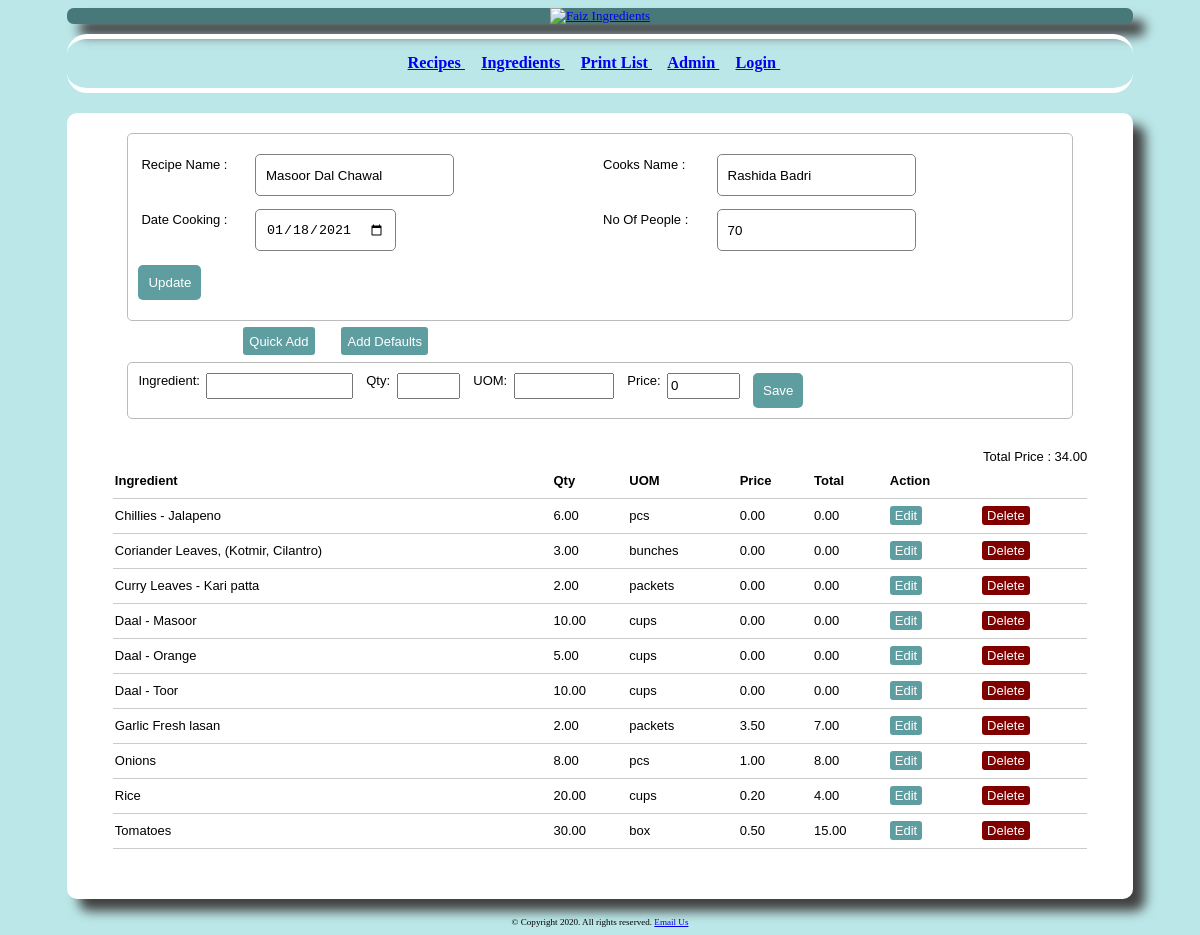
Screenshot of /recipe_master.php?edit=40 with the database file from the repository.
### tables this page shows
CREATE TABLE `recipe_master` (
  `recipe_id` int(11) NOT NULL,
  `recipe_name` varchar(100) NOT NULL,
  `cook_name` varchar(30) NOT NULL,
  `date_cooked` date NOT NULL,
  `no_of_people` int(11) NOT NULL,
  `food_type` varchar(30) NOT NULL,
  `is_public` varchar(1) NOT NULL,
  `comments` varchar(300) NOT NULL,
  `time_added` datetime NOT NULL DEFAULT CURRENT_TIMESTAMP,
  `time_updated` datetime NOT NULL DEFAULT CURRENT_TIMESTAMP,
  `cook_id` int(11) NOT NULL
);

CREATE TABLE `recipe_detail` (
  `recipe_id` int(11) NOT NULL,
  `ingredient_id` int(11) NOT NULL,
  `qty` decimal(11,2) NOT NULL,
  `uom` varchar(30) NOT NULL,
  `price` float(10,2) NOT NULL,
  `det_comment` varchar(300) NOT NULL,
  `time_added` datetime NOT NULL DEFAULT CURRENT_TIMESTAMP,
  `time_updated` datetime NOT NULL DEFAULT CURRENT_TIMESTAMP,
  `det_id` int(11) NOT NULL
);

CREATE TABLE `ingredient_master` (
  `ingredient_id` int(11) NOT NULL,
  `ingredient_name` varchar(100) NOT NULL,
  `store_id` varchar(30) NOT NULL,
  `default_uom` varchar(30) NOT NULL,
  `default_price` float(10,2) NOT NULL,
  `ing_comment` varchar(300) NOT NULL,
  `isBulk` tinyint(4) NOT NULL,
  `added_by` varchar(100) NOT NULL,
  `time_added` datetime NOT NULL DEFAULT CURRENT_TIMESTAMP,
  `cat_id` varchar(3) NOT NULL
);

### recipe.php (called while the page is built, shortened)
<?php
	$ingName = "";
	$qty = "";
	$uom = "";
	$det_edit_state = false;
 ?>

### recipe_master.php (the view, shortened to what this page needs)
<?php
	require ("header.php");
	include('./recipe.php');
	$detResults = "";
	$price=0;
	$totalprice=0;
	$recipeId =$_SESSION['recipeId'];
	if ( isset($_GET['edit']) ) {
		$recipeId = $_GET['edit'];
		$edit_state = true;
		$rec = mysqli_query($dbc, "SELECT recipe_name, no_of_people, recipe_id, cook_name, date_cooked, food_type, is_public, comments  from recipe_master where recipe_id =$recipeId");
		$record = mysqli_fetch_array($rec);
		$recipeName = $record['recipe_name'];
		$noOfPeople = $record['no_of_people'];
		$cookName   = $record['cook_name'];
		$dateCooked = $record['date_cooked'];
		$detResults = mysqli_query($dbc, "Select det_id, a.ingredient_id, ingredient_name, qty, uom, a.price, det_comment from recipe_detail a, ingredient_master b where a.ingredient_id = b.ingredient_id and  a.recipe_id = '$recipeId' order by ingredient_name ") or die ('Could not get Recipe details : ' . mysqli_connect_error());
		if(!empty($detResults)){
			$sumrec = mysqli_query($dbc, "SELECT sum( qty * a.price) totalprice from recipe_detail a, ingredient_master b  where  a.ingredient_id = b.ingredient_id and recipe_id = $recipeId ")  or die ('Could not get Ingredient details : ' . mysqli_connect_error()) ;
			$sumRecord = mysqli_fetch_array($sumrec);
			$totalprice = $sumRecord['totalprice'];
		}
	}
?>
<div>
	<form  method="POST" action="./recipe.php">
	<div class="input-group">
		<div class="col1">
			<label for recipeName > Recipe Name :</label>
			<input type="text" name="recipeName" value="<?php echo $recipeName; ?>">
		</div>
		<div class="col2">
			<label for cookName> Cooks Name :</label>
			<input type="text" name="cookName" value="<?php echo $cookName; ?>">
		</div>
		<div class="col1">
			<label for dateCooked>Date Cooking :</label>
			<input  type="date" name="dateCooked" value="<?php echo $dateCooked; ?>">
		</div>
		<div class="col2">
			<label for > No Of People :</label>
			<input  type="number" name="noOfPeople" value="<?php echo $noOfPeople; ?>">
		</div>
	</div>
	<div class="input-group">
		<?php if ($edit_state == false): ?>
			<button type="submit" name="save" class="btn">Save</button>
		<?php else: ?>
				<button type="submit" name="update" class="btn">Update</button>
		<?php endif ?>
	</div>
</form>
</div>
	<div class="buttonline">
			<ul>
				<li> <a  href="ing_list.php?addIng=<?php echo $recipeId; ?>">Quick Add </a> </li>
				<li> <a  href="ing_list.php?addIng=<?php echo $recipeId; ?>">Add Defaults </a></li>
			</ul>
	</div>
	<br>
	<div >
	<?php if (!empty($recipeId))  { ?>
		<form  class="editform" method="POST" action="./ingredients.php">
			<div >
				<label for ingName  >Ingredient:</label>
				<input type="text" style = "width:15%" name="ingName" value="<?php echo $ingName; ?>">
				<label for qty  >Qty:</label>
				<input  style = "width:6%"  type="number" name="qty"  step=".01" autofocus value="<?php echo $qty; ?>">
				<label for uom  >UOM:</label>
				<input style = "width:10%"  type="text" name="uom" value="<?php echo $uom; ?>">
				<label for price  >Price:</label>
				<input  style = "width:7%"  type="number" name="price"  step=".01"  value="<?php echo $price; ?>">
				<?php if ($det_edit_state == false): ?>
					<button type="submit" name="save" class="btn">Save</button>
				<?php else: ?>
						<button type="submit" name="update" class="btn">Update</button>
				<?php endif ?>
			</div>
		</form>
	</div>
		<table>
			<caption style="text-align: right;"> Total Price : <?php echo sprintf("%01.2f", $totalprice) ?></caption>
				<thead>
					<tr>
						<th>Ingredient</th>
						<th>Qty</th>
						<th>UOM</th>
						<th>Price</th>
						<th>Total</th>
						<th >Action</th>
						<th>  </th>
					</tr>
				</thead>
				<tbody>
					<?php if (!empty($detResults)) {
						$rowprice=0;       ?>
						<?php while ($row = mysqli_fetch_array($detResults)){
							$rowprice= $row['qty'] * $row['price'];
							$totalprice = $totalprice +  $rowprice; ?>
							<tr>
								<td><?php echo $row['ingredient_name']; ?> </td>
								<td><?php echo $row['qty']; ?></td>
								<td><?php echo $row['uom']; ?></td>
								<td><?php echo $row['price']; ?></td>
								<td><?php echo sprintf("%01.2f", $rowprice) ?></td>
								<td>
									<a class="edit_btn" href="recipe_master.php?ingEdit=<?php echo $row['ingredient_id']; ?> &edit=<?php echo $recipeId; ?>">Edit</a>
								</td>
								<td>
									<a class="del_btn" href="ingredients.php?del=<?php echo $row['det_id']; ?>">Delete</a>
								</td>
							</tr>
						<?php } ?>
					<?php } ?>
				</tbody>
		</table>
</div>
<?php  } ?>
<?php
	require ("footer.php");
?>

### style.css (style rules this page uses)
body { background-color: #bce7e8; }
table { width: 70%; margin: 30px auto; border-collapse: collapse; text-align: left; }
tr { border-bottom: 1px solid #cbcbcb; }
th, td { border: none; height: 30px; padding: 2px; }
form { width: 65%; margin-left: auto; margin-right: auto; text-align: left; padding: 10px; border: 1px solid #bbbbbb; border-radius: 5px; }
.buttonline { width: 80%; margin-left: auto; margin-right: auto; margin-top: 0; margin-bottom: 2em ; }
.buttonline li { float: left; margin-left: 1em; margin-right: 1em; height: 1em; }
.buttonline a { text-decoration: none; padding: 0.5em; background: #5F9EA0; color: white; border-radius: 3px; height: 5em; }
.col1 { clear: both; }
.col2 { float: right; }
ul { list-style-type: none; }
input, select { display: block; margin-bottom: 1em; }
label { display: block; }
.editform label { display: block; width=20% }
.editform input { display: block; }
.input-group { margin: 10px 0px 10px 0px; }
.input-group label { display: block; text-align: left; margin: 3px; }
.input-group input, .input-group select { height: 30px; padding: 5px 10px; border-radius: 5px; border: 1px solid gray; }
.btn { text-decoration: none; padding: 10px; color: white; background: #5F9EA0; border: none; border-radius: 5px; }
.edit_btn { text-decoration: none; padding: 2px 5px; background: #5F9EA0; color: white; border-radius: 3px; }
.del_btn { text-decoration: none; padding: 2px 5px; color: white; border-radius: 3px; background: #800000; }
.col1 { width:100%; display: block; }
.col2 { width:100%; display: block; }
@media only screen and (min-width: 468px) { label { float: left; padding-right: 0.5em; text-align: right; width: 8em ; } }
@media only screen and (min-width: 468px) { table { width: 90%; } }
@media only screen and (min-width: 468px) { .editform label { display: block; } }
@media only screen and (min-width: 468px) { .editform input { display: block; } }
@media only screen and (min-width: 700px) { body { font-size: 13px; } }
@media only screen and (min-width: 700px) { table { width: 95%; } }
@media only screen and (min-width: 700px) { form { width: 90%; } }
@media only screen and (min-width: 700px) { ul { margin-left: auto; margin-right: auto; } }
@media only screen and (min-width: 700px) { .col1 { width:50%; float: left; } }
@media only screen and (min-width: 700px) { .col2 { width:50%; float: right; } }
@media only screen and (min-width: 700px) { .editform input { float: left; margin-left: 0 ; margin-right: 1em; margin-top: 0; margin-bottom: 0; height: 1.5em; } }
@media only screen and (min-width: 700px) { .editform label { padding-left: 0; padding-right: 0.5em; float: left; width : max-content; align-items: center; } }

### rows the page displays
recipe_master: recipeName "Masoor Dal Chawal", cookName "Rashida Badri", dateCooked "01/18/2021", noOfPeople "70"
recipe_detail: ingredient.ingredient_name "Chillies - Jalapeno", qty "6.00", uom "pcs", price "0.00"
recipe_detail: ingredient.ingredient_name "Coriander Leaves, (Kotmir, Cilantro)", qty "3.00", uom "bunches", price "0.00"
recipe_detail: ingredient.ingredient_name "Curry Leaves - Kari patta", qty "2.00", uom "packets", price "0.00"
recipe_detail: ingredient.ingredient_name "Daal - Masoor", qty "10.00", uom "cups", price "0.00"
recipe_detail: ingredient.ingredient_name "Daal - Orange", qty "5.00", uom "cups", price "0.00"
recipe_detail: ingredient.ingredient_name "Daal - Toor", qty "10.00", uom "cups", price "0.00"
recipe_detail: ingredient.ingredient_name "Garlic Fresh lasan", qty "2.00", uom "packets", price "3.50", rowprice "7.00"
recipe_detail: ingredient.ingredient_name "Onions", qty "8.00", uom "pcs", price "1.00"
recipe_detail: ingredient.ingredient_name "Rice", qty "20.00", uom "cups", price "0.20", rowprice "4.00"
recipe_detail: ingredient.ingredient_name "Tomatoes", qty "30.00", uom "box", price "0.50", rowprice "15.00"

### other values shown
$totalprice "34.00"
